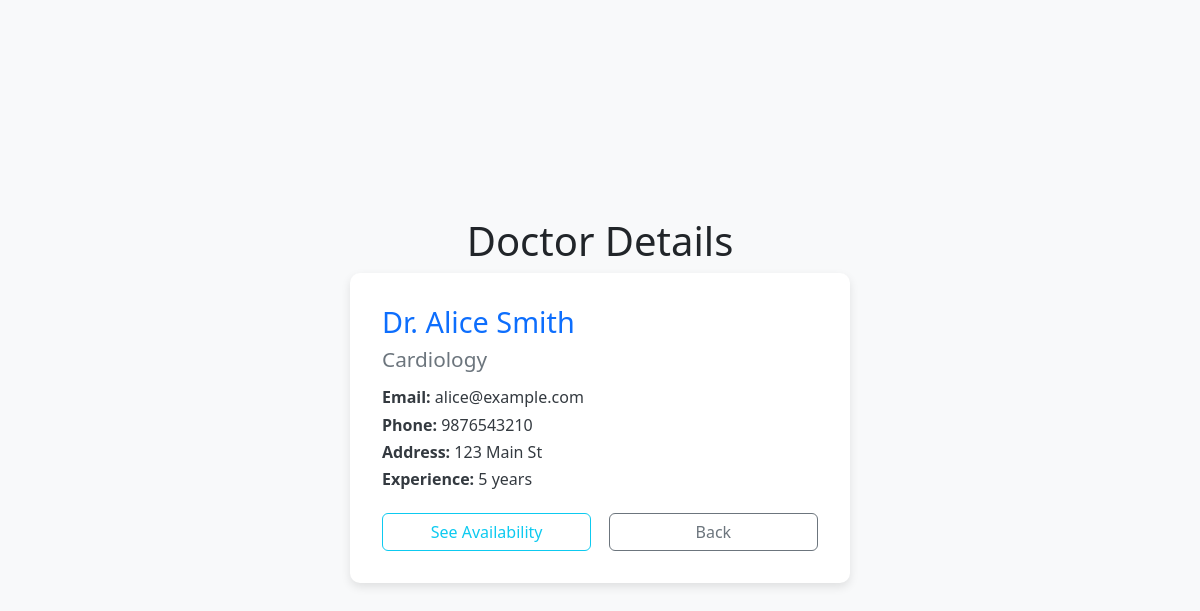
/dashboard/patient/dep-details/Cardiology/alice01, run on an earlier commit of the app's database.
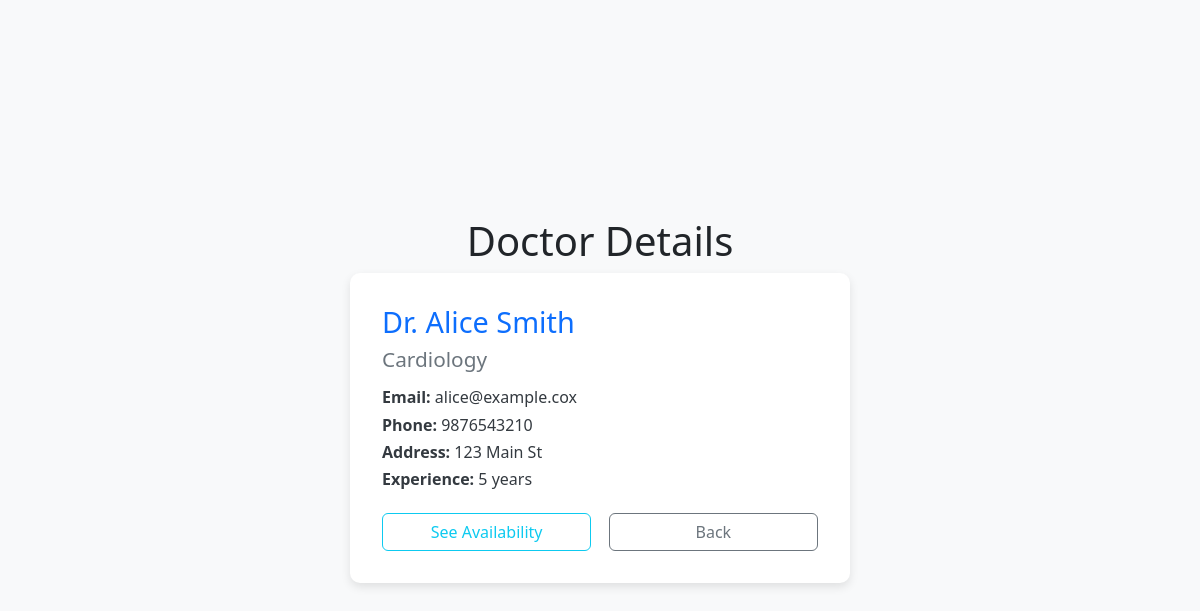
And on a later commit of the database.
### models/models.py (models this page shows)
class Doctor(db.Model):
    id=db.Column(db.Integer(),primary_key=True)
    fullname = db.Column(db.String(50),nullable = False)
    username = db.Column(db.String(50),unique = True,nullable = False)
    password = db.Column(db.String(),nullable= False)
    address = db.Column(db.String(200),nullable = False)
    phone = db.Column(db.String(15),nullable = False)
    email = db.Column(db.String(50),nullable = False)
    experience = db.Column(db.String(100),nullable = False)
    specialization = db.Column(db.String(50),nullable = False)
    created_at=db.Column(db.DateTime(),default=datetime.datetime.utcnow)
    updated_at=db.Column(db.DateTime(),default=datetime.datetime.utcnow,onupdate=datetime.datetime.utcnow)

### controllers/doctorDetails.py (the view)
@thedoctorDetails.route("/dashboard/patient/dep-details/<string:specialization>/<string:username>", methods=['GET','POST'])
def doctorDetails(username,specialization):
    print(username)
    print(specialization)
    getDoctorDetails=Doctor.query.filter_by(username=username).first()
    print(getDoctorDetails)
    print(getDoctorDetails.fullname)
    return render_template("doctorDetails.html",getDoctorDetails=getDoctorDetails)

### templates/doctorDetails.html (shortened to what this page needs)
<!DOCTYPE html>
<html lang="en">
<head>
    <link href="https://cdn.jsdelivr.net/npm/bootstrap@5.3.0-alpha1/dist/css/bootstrap.min.css" rel="stylesheet">
</head>
<body>
    <div class="container text-center">
        <h1>Doctor Details</h1>
        <div class="doctor-card mx-auto text-start">
        <h1>{{getDoctorDetails.fullname}}</h1>
        <h2>{{getDoctorDetails.specialization}}</h2>
         <h3><strong>Email:</strong> {{getDoctorDetails.email}}</h3>
            <h3><strong>Phone:</strong> {{getDoctorDetails.phone}}</h3>
            <h3><strong>Address:</strong> {{getDoctorDetails.address}}</h3>
            <h4><strong>Experience:</strong> {{getDoctorDetails.experience}}</h4>
           <div class="d-flex justify-content-between mt-4">
                <a class="btn btn-outline-info" href="/dashboard/patient/{{getDoctorDetails.specialization}}/{{getDoctorDetails.fullname}}/{{getDoctorDetails.username}}/availibility">See Availability</a>
                <a class="btn btn-outline-secondary" href="/dashboard/patient/dep-details/{{getDoctorDetails.specialization}}">Back</a>
            </div>
        </div>
    </div>
</body>
</html>

### templates/doctorDetails.html (style rules this page uses)
body { background-color: #f8f9fa; min-height: 100vh; display: flex; flex-direction: column; justify-content: center; align-items: center; }
.doctor-card { max-width: 500px; width: 100%; background-color: white; border-radius: 10px; box-shadow: 0px 4px 10px rgba(0,0,0,0.1); padding: 2rem; }
.doctor-card h1 { font-size: 1.8rem; color: #0d6efd; }
.doctor-card h2 { font-size: 1.3rem; color: #6c757d; margin-bottom: 1rem; }
.doctor-card h3, .doctor-card h4 { font-size: 1rem; margin: 0.5rem 0; color: #343a40; }
.doctor-card .btn { width: 48%; }

What changed in the data, as far as the page shows it:
changed Doctor "Dr. Alice Smith": email "alice@example.com" → "alice@example.cox"
